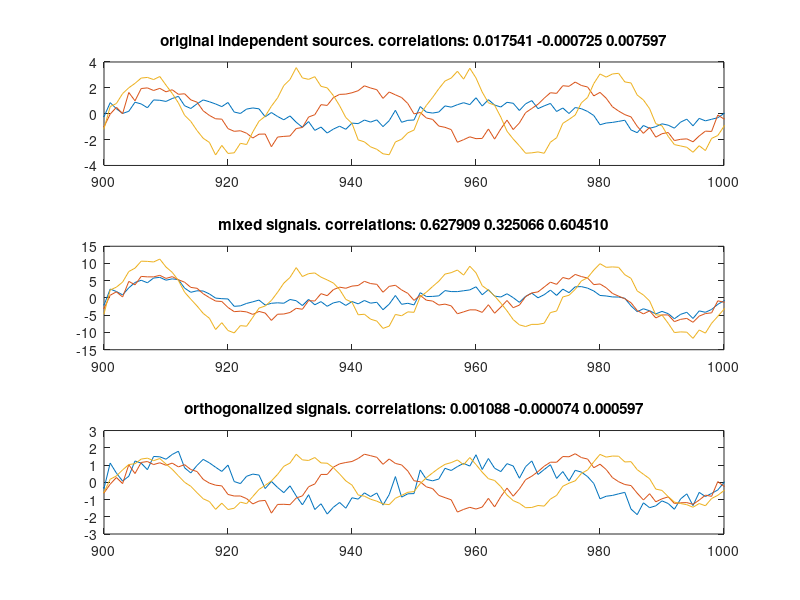

Write MATLAB code to recreate this figure.
%% create testcase:
t=0:0.01:10;
f=[2 3 4];
amplitude=[1; 2; 3];

mixingMatrix = rand(3,3)+2*eye(3);

sig = bsxfun(@times,amplitude',sin((t'*f)*2*pi));
sig = sig + 0.3*randn(size(sig));

sigMixed = sig*mixingMatrix;


%% now orthogonalize:
epsilon = 1e-2;
sigma = sigMixed' * sigMixed / size(sigMixed,1);
[u, s] = svd(sigma);
ZCAWhite = u * diag(1 ./ sqrt(diag(s) + epsilon)) * u';
sigRec = sigMixed * ZCAWhite;

%% plots:

figure(1)

subplot(3,1,1)
plot(sig)
xlim([900 1000])
title(sprintf('original independent sources. correlations: %f %f %f', ...
  corr(sig(:,1),sig(:,2)), ...
  corr(sig(:,2),sig(:,3)), ...
  corr(sig(:,3),sig(:,1))))

subplot(3,1,2)
plot(sigMixed)
xlim([900 1000])
title(sprintf('mixed signals. correlations: %f %f %f', ...
  corr(sigMixed(:,1),sigMixed(:,2)), ...
  corr(sigMixed(:,2),sigMixed(:,3)), ...
  corr(sigMixed(:,3),sigMixed(:,1))))

subplot(3,1,3)
plot(sigRec)
xlim([900 1000])
title(sprintf('orthogonalized signals. correlations: %f %f %f', ...
  corr(sigRec(:,1),sigRec(:,2)), ...
  corr(sigRec(:,2),sigRec(:,3)), ...
  corr(sigRec(:,3),sigRec(:,1))))


